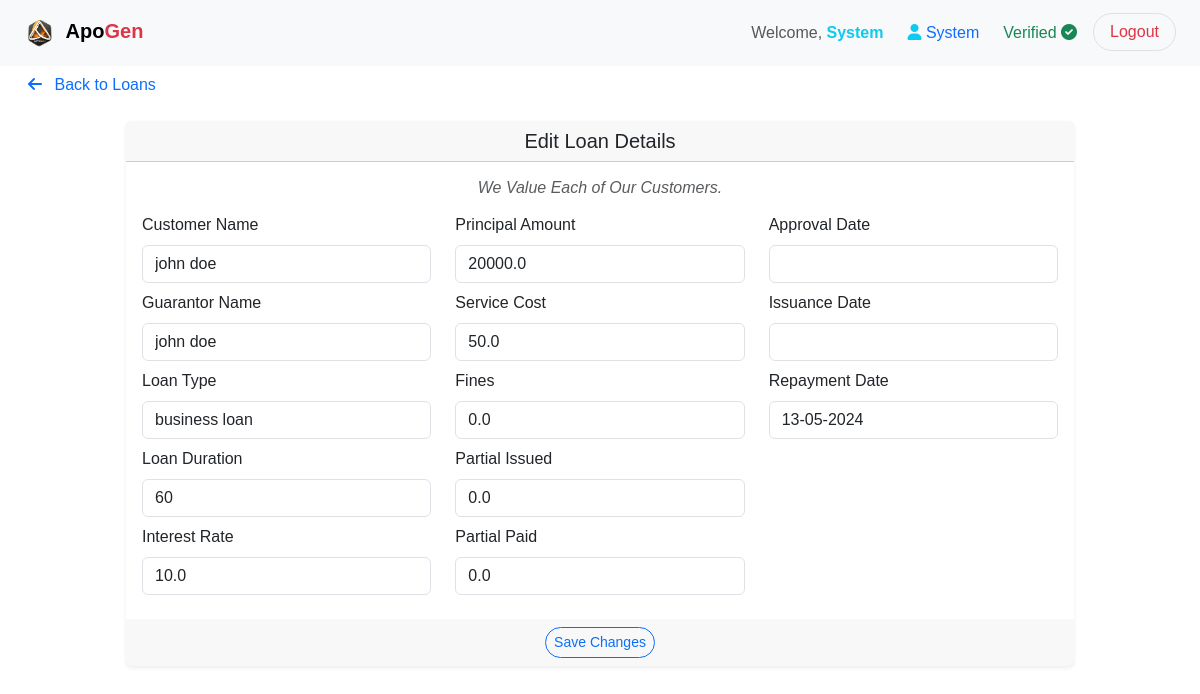
Screenshot of /edit_loan/3 (signed in) with the database file from the repository.
### app/server/database/models.py (models this page shows)
class User(UserMixin, db.Model):
    id = db.Column(db.Integer, primary_key=True)
    first_name = db.Column(db.String(255), nullable=False)
    last_name = db.Column(db.String(255), nullable=False)
    email = db.Column(db.String(255), unique=True, nullable=False)
    mobile_number = db.Column(db.String(15), nullable=False)
    id_number = db.Column(db.String(20), unique=True, nullable=False)
    education_level = db.Column(db.String(50), nullable=False)
    occupation = db.Column(db.String(255), nullable=False)
    dob = db.Column(db.Date, nullable=False)
    password = db.Column(db.String(255), nullable=False)
    membership = db.Column(db.Boolean, default=False, nullable=False)
    verification_status = db.Column(db.Boolean, default=False, nullable=False)
    profile_picture = db.Column(db.String(255))
    timestamp = db.Column(db.DateTime, default=datetime.now(timezone.utc) + timedelta(hours=3), nullable=False)
    role_id = db.Column(db.Integer, db.ForeignKey('role.id'), nullable=False)
    role = db.relationship('Role', backref='users')
    loans = db.relationship('Loan', backref='guarantor', lazy=True)
    contributions = db.relationship('Contribution', backref='user', lazy=True)

class Role(db.Model):
    id = db.Column(db.Integer, primary_key=True)
    name = db.Column(db.String(50), unique=True, nullable=False)

class Loan(db.Model):
    id = db.Column(db.Integer, primary_key=True)
    customer_name = db.Column(db.String(255), nullable=False)
    guarantor_name = db.Column(db.String(255), nullable=False)
    loan_type = db.Column(db.String(255), nullable=False)
    principal = db.Column(db.Float, nullable=False)
    loan_duration = db.Column(db.Integer, nullable=False)
    interest_rate = db.Column(db.Float, default=10, nullable=False)
    service_cost = db.Column(db.Float, default=0, nullable=False)
    fines = db.Column(db.Float, default=0, nullable=True)
    partial_issuance = db.Column(db.Float, default=0, nullable=True)
    partial_payment = db.Column(db.Float, default=0, nullable=True)
    partial_balance = db.Column(db.Float, default=0, nullable=True)
    repayment = db.Column(db.Float, nullable=False)
    profit = db.Column(db.Float, nullable=False)
    loan_status = db.Column(db.String(255), default='pending', nullable=False)
    timestamp = db.Column(db.DateTime, default=datetime.now(timezone.utc) + timedelta(hours=3), nullable=False)
    approval_timestamp = db.Column(db.DateTime, nullable=True)
    issuance_timestamp = db.Column(db.DateTime, nullable=True)
    payment_timestamp = db.Column(db.DateTime, nullable=True)
    guarantor_id = db.Column(db.Integer, db.ForeignKey('user.id'), nullable=False)
    system_id = db.Column(db.Integer, db.ForeignKey('system.id'), nullable=False)
    system = relationship('System', back_populates='loans')

### app/server/routes.py (the view, shortened to what this page needs)
@routes.route('/edit_loan/<int:loan_id>', methods=['GET', 'POST'])
@login_required
def edit_loan(loan_id):
    loan = Loan.query.get_or_404(loan_id)
    form = EditLoanForm(obj=loan)
    form.customer_name.choices = get_customer_names()
    form.guarantor_name.choices = get_guarantor_names()
    form.loan_type.choices = get_loan_types()
    form.loan_duration.choices = get_loan_durations()
    return render_template('common/edit_loan.html', title='Edit Loan', form=form, loan=loan)

### app/server/routes.py (called while the page is built)
@login_manager.user_loader
def load_user(user_id):
    return db.session.get(User, int(user_id))

@routes.context_processor
def inject_now():
    return {'now': datetime.utcnow() + timedelta(hours=3)}

def get_customer_names():
    if current_user.membership:
        customers = User.query.filter(User.id != '1', User.verification_status.is_(True)).all()
    elif current_user.verification_status:
        customers = [current_user]
    else:
        customers = []
    all_names = [f"{customer.first_name} {customer.last_name}" for customer in customers]
    names = sorted(all_names)  # Alphabetically sort names
    return names

def get_guarantor_names():
    guarantors = User.query.filter(User.id != '1', User.membership.is_(True)).all()
    all_names = [f"{guarantor.first_name} {guarantor.last_name}" for guarantor in guarantors]
    names = sorted(all_names)  # Alphabetically sort names
    return names

def get_loan_types():
    all_loan_types = System.query.filter(System.loan_types.isnot(None)).all()
    loan_types = sorted(all_loan_types, key=attrgetter('loan_types'))
    names = [loan_type.loan_types for loan_type in loan_types]
    return names

def get_loan_durations():
    loan_durations = System.query.filter(System.loan_durations.isnot(None)).all()
    all_durations = [loan_duration.loan_durations for loan_duration in loan_durations]
    durations = sorted(all_durations, key=lambda x: int(x))  # Sort durations as integers
    return durations

### app/client/templates/common/edit_loan.html (shortened to what this page needs)
{% extends 'base.html' %}
{% block content %}
<div class="container-fluid">
    <ul class="nav nav-pills justify-content-start border-0">
        <li class="nav-item">
            <a class="nav-link rounded-pill" href="{{ url_for('routes.dashboard') }}">
                <i class="fas fa-arrow-left me-2"></i> Back to Loans
            </a>
        </li>
    </ul>
    <div class="col-md-10 mx-auto p-3 mb-3">
        <form method="post" action="{{ url_for('routes.edit_loan', loan_id=loan.id) }}">
            <div class="card shadow-sm border-0">
                <div class="card-header h5 text-center text-dark">Edit Loan Details</div>
                <div class="card-body">
                    <div class="h6 text-center fst-italic text-muted mb-3">We Value Each of Our Customers.</div>
                    <div class="row">
                        <div class="{% if current_user.role.name in ['admin', 'system'] %} col-md-4 {% else %} col-md-6 {% endif %}">
                            <div class="mb-2">
                                <label for="customer_name" class="form-label">Customer Name</label>
                                {{ form.customer_name(class="form-control", required=True) }}
                            </div>
                            <div class="mb-2">
                                <label for="guarantor_name" class="form-label">Guarantor Name</label>
                                {{ form.guarantor_name(class="form-control", required=True) }}
                            </div>
                            <div class="mb-2">
                                <label for="loan_type" class="form-label">Loan Type</label>
                                {{ form.loan_type(class="form-control", required=True) }}
                            </div>
                            <div class="mb-2">
                                <label for="loan_duration" class="form-label">Loan Duration</label>
                                {{ form.loan_duration(class="form-control", required=True) }}
                            </div>
                            <div class="mb-2">
                                <label for="interest_rate" class="form-label">Interest Rate</label>
                                {{ form.interest_rate(class="form-control", required=True) }}
                            </div>
                        </div>
                        <div class="{% if current_user.role.name in ['admin', 'system'] %} col-md-4 {% else %} col-md-6 {% endif %}">
                            <div class="mb-2">
                                <label for="principal" class="form-label">Principal Amount</label>
                                {{ form.principal(class="form-control", required=True) }}
                            </div>
                            {% if current_user.role.name in ['admin', 'system'] %}
                            <div class="mb-2">
                                <label for="service_cost" class="form-label">Service Cost</label>
                                {{ form.service_cost(class="form-control", required=True) }}
                            </div>
                            <div class="mb-2">
                                <label for="fines" class="form-label">Fines</label>
                                {{ form.fines(class="form-control") }}
                            </div>
                            <div class="mb-2">
                                <label for="loan_duration" class="form-label">Partial Issued</label>
                                {{ form.partial_issuance(class="form-control", required=True) }}
                            </div>
                            <div class="mb-2">
                                <label for="loan_duration" class="form-label">Partial Paid</label>
                                {{ form.partial_payment(class="form-control", required=True) }}
                            </div>
                            {% endif %}
                        </div>
                        {% if current_user.role.name in ['admin', 'system'] %}
                        <div class="col-md-4">
                            <div class="mb-2">
                                <label for="approval_timestamp" class="form-label">Approval Date</label>
                                {{ form.approval_timestamp(class="form-control") }}
                            </div>
                            <div class="mb-2">
                                <label for="issuance_timestamp" class="form-label">Issuance Date</label>
                                {{ form.issuance_timestamp(class="form-control") }}
                            </div>
                            <div class="mb-2">
                                <label for="payment_timestamp" class="form-label">Repayment Date</label>
                                {{ form.payment_timestamp(class="form-control") }}
                            </div>
                        </div>
                        {% endif %}
                    </div>
                </div>
                <div class="card-footer text-center border-0">
                    <button type="submit" class="btn btn-sm btn-outline-primary rounded-pill">Save Changes</button>
                </div>
            </div>
        </form>
    </div>
</div>
{% endblock %}

### app/client/templates/navs/navbar.html (shortened to what this page needs)
{% if not hide_navbar %}
<nav class="navbar navbar-expand-lg fixed-top bg-light">
  <div class="container-fluid mx-2">
    <a class="navbar-brand" href="#TOP">
      <img
        src="{{ url_for('static', filename='images/logo.png') }}"
        alt="Company Logo"
        height="40"
      />
      <span class="fw-bold">Apo</span
      ><span class="text-danger fw-bold">Gen</span>
    </a>
    <div class="collapse navbar-collapse justify-content-end" id="navbarNav">
      <ul class="navbar-nav">
        <li class="nav-item mx-1">
          <span class="nav-link">
            Welcome,
            <b class="text-info">{{ current_user.first_name.title() }}</b>
          </span>
        </li>
        <li class="nav-item mx-1">
          <span class="nav-link">
            <i class="fas fa-user text-info"></i>
            <span class="text-primary">
              {{ current_user.role.name.title() }}
            </span>
          </span>
        </li>
        <li class="nav-item mx-1">
          <span class="nav-link">
            {% if current_user.verification_status %}
            <span class="text-success">Verified</span>
            <i class="fas fa-check-circle text-success"></i>
            {% else %}
            <span class="text-danger">Not Verified</span>
            <i class="fas fa-times-circle text-danger"></i>
            {% endif %}
          </span>
        </li>
        <li class="nav-item mx-1">
          <a
            class="btn btn-outline-danger border rounded-pill px-3"
            href="{{ url_for('routes.logout') }}"
            onclick="localStorage.clear();"
            >Logout</a
          >
        </li>
      </ul>
    </div>
  </div>
</nav>
{% endif %}

### app/client/static/css/style.css (style rules this page uses)
*, *::before, *::after { margin: 0; padding: 0; box-sizing: border-box; }
li { list-style: none; }
button, input, textarea { background: none; border: none; font: inherit; }
button { cursor: pointer; }
input, textarea { width: 100%; }
body { margin: 0; font-family: Arial, sans-serif; overflow-y: scroll; }
.card-footer { overflow: hidden; }

### rows the page displays
User: first_name "System"
Role: role.name "System"
Loan: customer_name "john doe", guarantor_name "john doe", loan_type "business loan", loan_duration "60", interest_rate "10.0", principal "20000.0", service_cost "50.0", fines "0.0", partial_issuance "0.0", partial_payment "0.0", payment_timestamp "13-05-2024"
